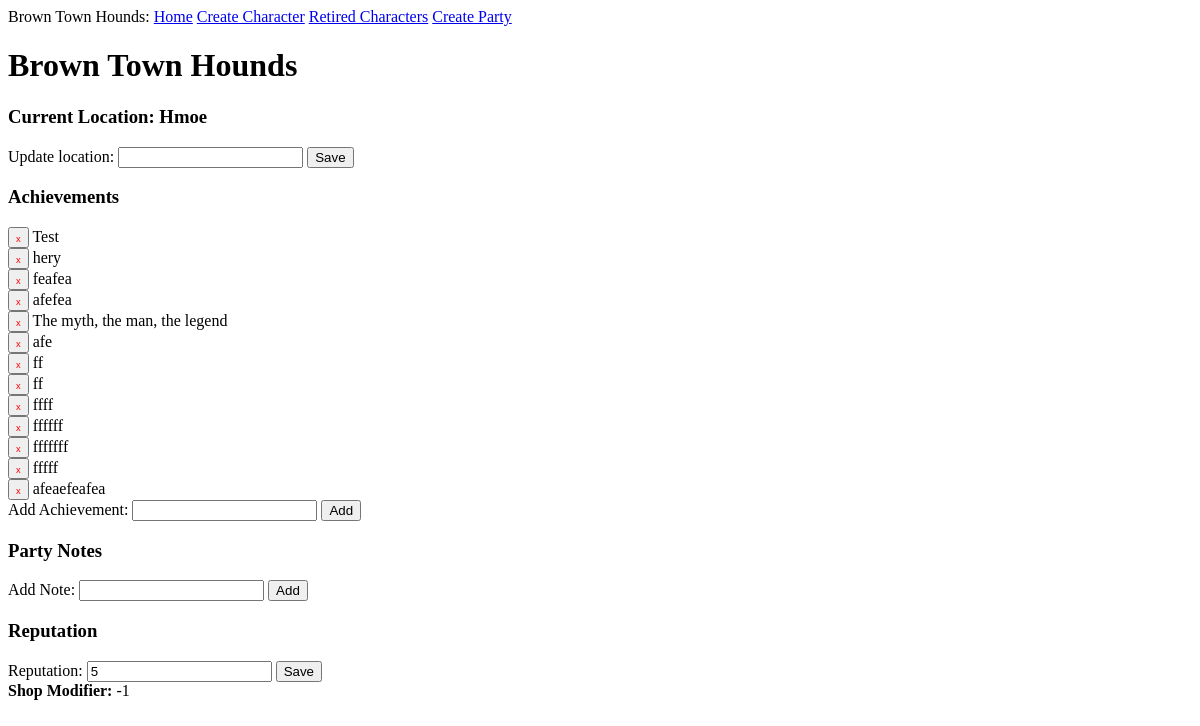
Before: /party/Brown Town Hounds with the older database file.
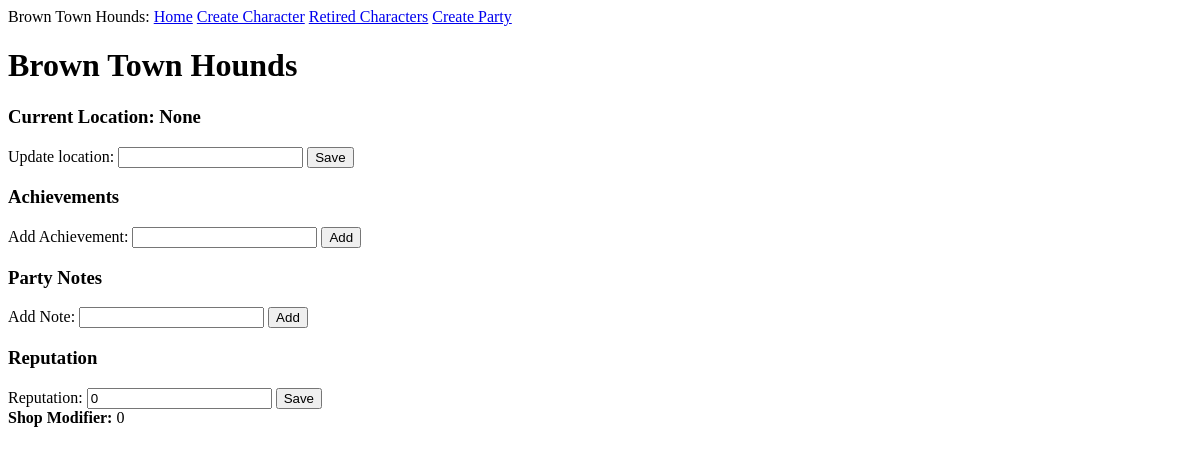
After: the same page with the newer database file.
### app/models.py (models this page shows)
class Party(db.Model):
    id: so.Mapped[int] = so.mapped_column(primary_key=True)
    name: so.Mapped[str] = so.mapped_column(sa.String(64), index=True,
                                                unique=True)
    location: so.Mapped[str] = so.mapped_column(sa.String(64), index=True,
                                                unique=True, nullable=True)
    reputation: so.Mapped[int] = so.mapped_column(sa.Integer, index=True, default=0)
    notes: so.WriteOnlyMapped['PartyNotes'] = so.relationship(back_populates='party', cascade="all, delete", passive_deletes=True)
    achievements: so.WriteOnlyMapped['PartyAchievements'] = so.relationship(back_populates='party', cascade="all, delete", passive_deletes=True)

class PartyAchievements(db.Model):
    id: so.Mapped[int] = so.mapped_column(primary_key=True)
    text: so.Mapped[str] = so.mapped_column(sa.String(256))
    party_id: so.Mapped[str] = so.mapped_column(sa.ForeignKey(Party.id),
                                               index=True)
    timestamp: so.Mapped[datetime] = so.mapped_column(
        index=True, default=lambda: datetime.now(timezone.utc))
    party: so.Mapped["Party"] = so.relationship(back_populates='achievements')

### app/routes.py (the view, shortened to what this page needs)
@app.route('/party/<party_name>', methods=['GET', 'POST'])
def party(party_name):
    party_obj = db.first_or_404(sa.select(Party).where(Party.name == party_name)) #Get party from database
    party_achievements = db.session.scalars(party_obj.achievements.select()).all() #Get all achievements for this party from database
    party_notes = db.session.scalars(party_obj.notes.select()).all() #Get all notes for this party from database
    shop_modifier = SetPartyShopModifier(party_obj.reputation)
    form = PartyForm(request.form,obj=party_obj) #instantiate part form
    return render_template('party.html', party=party_obj, party_name=party_name, form=form, party_achievements=party_achievements, party_notes=party_notes, shop_modifier=shop_modifier)

### app/forms.py
class PartyForm(FlaskForm):
    loc = StringField('')
    achievement = StringField('')
    note = StringField('')
    reputation = IntegerField('')

### app/routes.py (called while the page is built)
def SetPartyShopModifier(partyRep):
    sign = math.copysign(1, partyRep)
    reputation_abs = abs(partyRep)
    shop_thresholds = [(-5, 19), (-4, 15), (-3, 11), (-2, 7), (-1, 3), (0, 0)]
    for mod, reputation in shop_thresholds:
        if reputation_abs >= reputation:
            modifier = mod * sign
            return (int(modifier))

### app/templates/party.html (shortened to what this page needs)
{% extends "base.html" %}
{% block content %}
<form action="" method="post" style="display:inline;">
    <h1>{{ party.name }}</h1>
    <h3>Current Location: {{ party.location }}</h3>
    Update location: {{ form.loc }}
    <button type="submit" name="location">Save</button>
</form>
    <h3>Achievements</h3>
<form action="" method="post" style="display:inline;">
    {% for achievement in party_achievements %}
    <button type="submit" name="delete_achievement" value="{{ achievement.id }}"><span style="font-size: 0.7em; color: red; border: none;">x</span></button> {{ achievement.text }}<br>
    {% endfor %}
</form>
<form action="" method="post" style="display:inline;">
    Add Achievement: {{ form.achievement }} <button type="submit" name="achievement">Add</button>
</form>
<h3>Party Notes</h3>
<form action="" method="post" style="display:inline;">
    Add Note: {{ form.note }} <button type="submit" name="note">Add</button>
</form>
<h3>Reputation</h3>
<form action="" method="post" style="display:inline;">
    Reputation: {{ form.reputation }}
    <button type="submit" name="reputation">Save</button><br>
</form>
<b>Shop Modifier:</b> {% if party.reputation < -2 %}+{% endif %}{{ shop_modifier }}
{% endblock %}

Changed rows visible on the page:
removed PartyAchievements: {{ achievement.id }} 1 (drawn), text "Test"
removed PartyAchievements: {{ achievement.id }} 2 (drawn), text "hery"
removed PartyAchievements: {{ achievement.id }} 3 (drawn), text "feafea"
removed PartyAchievements: {{ achievement.id }} 4 (drawn), text "afefea"
removed PartyAchievements: {{ achievement.id }} 5 (drawn), text "The myth, the man, the legend"
removed PartyAchievements: {{ achievement.id }} 6 (drawn), text "afe"
removed PartyAchievements: {{ achievement.id }} 7 (drawn), text "ff"
removed PartyAchievements: {{ achievement.id }} 8 (drawn), text "ff"
removed PartyAchievements: {{ achievement.id }} 9 (drawn), text "ffff"
removed PartyAchievements: {{ achievement.id }} 10 (drawn), text "ffffff"
removed PartyAchievements: {{ achievement.id }} 11 (drawn), text "fffffff"
removed PartyAchievements: {{ achievement.id }} 12 (drawn), text "fffff"
removed PartyAchievements: {{ achievement.id }} 13 (drawn), text "afeaefeafea"
changed Party "Brown Town Hounds": location "Hmoe" → "None"
Other visible differences:
form field reputation: "5" → "0"
{{ shop_modifier }}: "-1" → "0"
